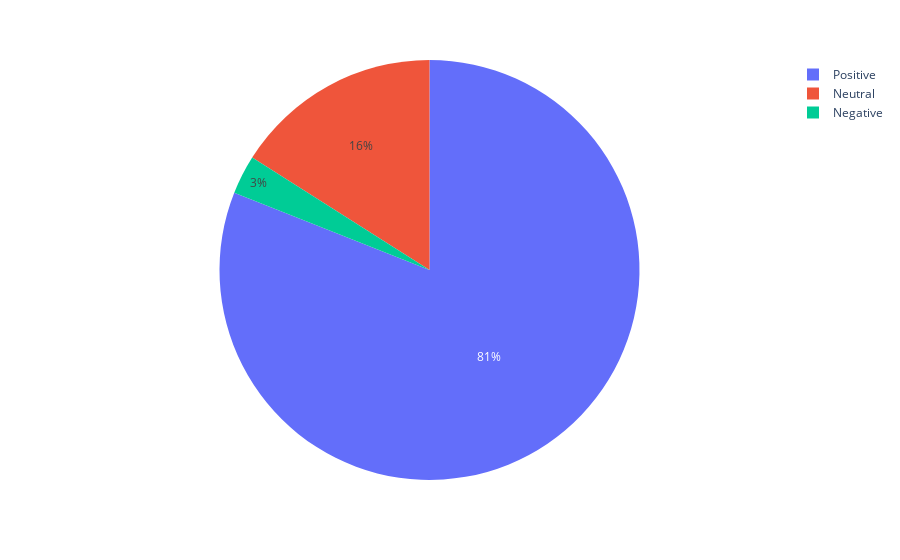

The code cell stored with this chart in its notebook:
### Code cell
#Approach 2 
df['Count'] = 1
fig = px.pie(df, values='Count', names='Analysis')
fig.show()

### Figure 1 — Plotly figure (JSON) as saved in the notebook; plotly's stock layout.template omitted (floating-point values rounded to 4 significant figures)
{"data": [{"domain": {"x": [0, 1], "y": [0, 1]}, "hovertemplate": "Analysis=%{label}<br>Count=%{value}<extra></extra>", "labels": ["Positive", "Positive", "Positive", "Neutral", "Positive", "Positive", "Positive", "Positive", "Positive", "Neutral", "Positive", "Positive", "Positive", "Positive", "Positive", "Positive", "Positive", "Positive", "Positive", "Positive", "Positive", "Positive", "Positive", "Positive", "Positive", "Positive", "Positive", "Positive", "Positive", "Positive", "Positive", "Positive", "Positive", "Positive", "Neutral", "Positive", "Negative", "Positive", "Positive", "Positive", "Positive", "Positive", "Positive", "Positive", "Neutral", "Positive", "Neutral", "Positive", "Positive", "Positive", "Positive", "Neutral", "Positive", "Positive", "Positive", "Positive", "Positive", "Positive", "Positive", "Positive", "Positive", "Neutral", "Positive", "Positive", "Positive", "Positive", "Neutral", "Positive", "Positive", "Positive", "Positive", "Positive", "Positive", "Positive", "Neutral", "Positive", "Neutral", "Neutral", "Positive", "Neutral", "Positive", "Neutral", "Positive", "Positive", "Positive", "Positive", "Positive", "Negative", "Positive", "Positive", "Negative", "Positive", "Neutral", "Positive", "Positive", "Positive", "Neutral", "Neutral", "Positive", "Positive"], "legendgroup": "", "name": "", "showlegend": true, "type": "pie", "values": [1, 1, 1, 1, 1, 1, 1, 1, 1, 1, 1, 1, 1, 1, 1, 1, 1, 1, 1, 1, 1, 1, 1, 1, 1, 1, 1, 1, 1, 1, 1, 1, 1, 1, 1, 1, 1, 1, 1, 1, 1, 1, 1, 1, 1, 1, 1, 1, 1, 1, 1, 1, 1, 1, 1, 1, 1, 1, 1, 1, 1, 1, 1, 1, 1, 1, 1, 1, 1, 1, 1, 1, 1, 1, 1, 1, 1, 1, 1, 1, 1, 1, 1, 1, 1, 1, 1, 1, 1, 1, 1, 1, 1, 1, 1, 1, 1, 1, 1, 1]}], "layout": {"legend": {"tracegroupgap": 0}, "margin": {"t": 60}}}
